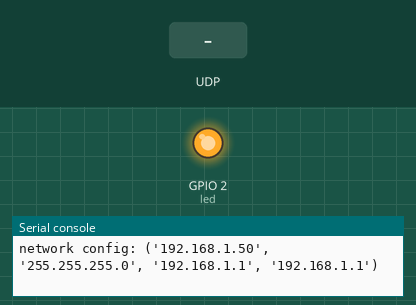
Simulated run of this program. Board: ESP8266 board running MicroPython. On the bench: output pins drawn as LEDs (lit = HIGH, except the on-board LED, lit = LOW), the last lines printed to the serial console. Inputs (shaded band) come from the test bench. WiFi joins after 1.5 s.

Above: at 2.7 s.
2.8 s: UDP packet "on" arrives
4.8 s: UDP packet "off" arrives
At 6.4 s:
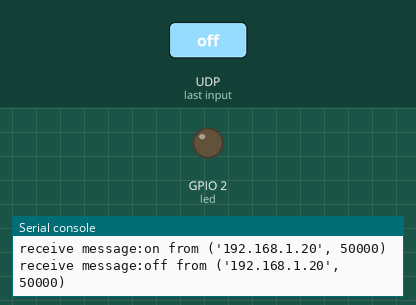
Timing chart, 0 to 7.9 s (numbered marks = the images above; inputs shaded):
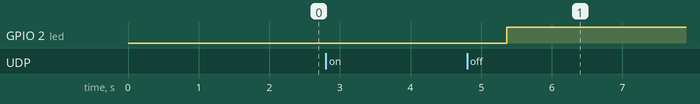

Measured:
- after the input at 4.8 s, GPIO 2 (led): LOW → HIGH after 0.56 s

The program:

socket_light_switch.py
```python
import socket
import time

import network
import uasyncio
from machine import Pin, PWM
led = PWM(Pin(2, Pin.OUT))
led.freq(1000)


def connect_wifi(name, password):
    wlan = network.WLAN(network.STA_IF)
    if wlan.isconnected():
        print(f"esp8266 is already connection wifi, config:{wlan.ifconfig()}")
        return wlan
    wlan.active(True)
    print("connecting to wifi")
    wlan.connect(name, password)
    while not wlan.isconnected():
        print("connecting...")
        time.sleep(0.5)
    print(f"network config: {wlan.ifconfig()}\n")
    return wlan


def open_socket(ip='0.0.0.0', port=None) -> socket:
    udp_socket_connect = socket.socket(socket.AF_INET, socket.SOCK_DGRAM)
    udp_socket_connect.bind((ip, port))
    return udp_socket_connect


async def receive_message(connect: socket):
    while True:
        message, sender_info = connect.recvfrom(1024)
        message_str = message.decode("utf-8").strip()
        print("receive message:{} from {}".format(message_str, sender_info))
        if message_str == "on":
            await uasyncio.wait_for(open_led(), 20)
        if message_str == "off":
            await uasyncio.wait_for(off_led(), 20)


async def open_led():
    for i in range(1024, -1, -1):
        led.duty(i)
        time.sleep_us(500)


async def off_led():
    for i in range(0, 1024):
        led.duty(i)
        time.sleep_us(500)


if __name__ == '__main__':
    light = connect_wifi(name="gonewiththewind", password="wangtao0303")
    event_loop = uasyncio.get_event_loop()
    socket_connect = open_socket(port=8080)
    uasyncio.create_task(receive_message(socket_connect))
    event_loop.run_forever()
```
